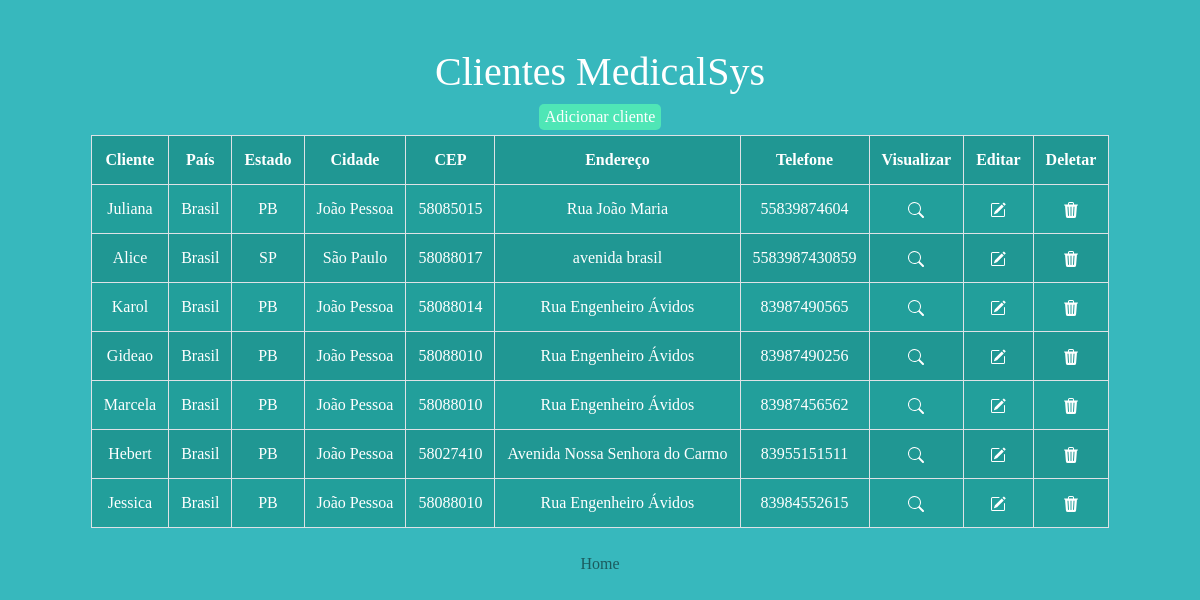
Page /clients_list/ (signed in) on the earlier database version.
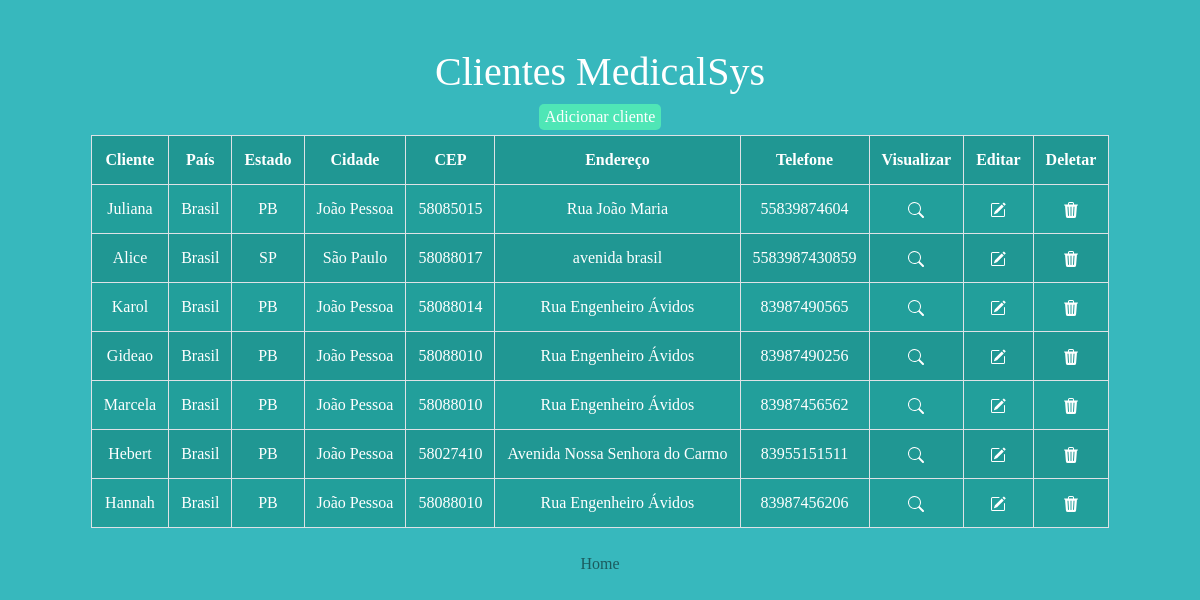
Same page on the later database version.
### base/models.py (models this page shows, shortened)
class Patient(models.Model):
  name = models.CharField(max_length=200)
  phone = models.CharField(max_length=11)
  cep = models.CharField(max_length=8)
  address = models.CharField(max_length=200)
  number = models.CharField(max_length=4)
  city = models.CharField(max_length=50)
  state = models.CharField(max_length=2)
  country = models.CharField(max_length=50)
  created_at = models.DateTimeField(auto_now_add=True)
  edited = models.DateTimeField(auto_now=True)

### base/views.py (the view)
# urls.py: path('clients_list/', PatientsList.as_view(), name='PatientsList'),
class PatientsList(LoginRequiredMixin, ListView):
  template_name = 'clinicMedicalSys/clients_list.html'
  model = Patient
  context_object_name = 'clients'

### base/templates/clinicMedicalSys/clients_list.html (shortened to what this page needs)
{% extends 'clinicMedicalSys/base.html' %}
{% load static %}
{% block content %}
<h1>Clientes MedicalSys</h1>
<a href="{% url 'client-create' %}"><button class="add-cliente">Adicionar cliente</button></a>
<div class="table-responsive">
  <table id="bootstrapdatatable" class="table table-striped table-bordered">
    <tr>
      <th>Cliente</th>
      <th>País</th>
      <th>Estado</th>
      <th>Cidade</th>
      <th>CEP</th>
      <th>Endereço</th>
      <th>Telefone</th>
      <th>Visualizar</th>
      <th>Editar</th>
      <th>Deletar</th>
    </tr>
    {% for client in clients %}
    <tr>
      <td>{{client.name}}</td>
      <td>{{client.country}}</td>
      <td>{{client.state}}</td>
      <td>{{client.city}}</td>
      <td>{{client.cep}}</td>
      <td>{{client.address}}</td>
      <td>{{client.phone}}</td>
      <td><a href="{% url 'client' client.id %}"></a></td>
      <td><a href="{% url 'client-update' client.id %}"></a></td>
      <td><a href="{% url 'client-delete' client.id %}"></a></td>
    </tr>
    {% empty %}
    <h3>No clients in list</h3>
    {% endfor %}
  </table>
  <a class="nav-link active" aria-current="page" href="{% url 'initial_page' %}">Home</a>
  {% endblock %}

Differences in the rows shown:
removed Patient: name "Jessica", country "Brasil", state "PB", city "João Pessoa", cep "58088010", address "Rua Engenheiro Ávidos", phone "83984552615"
added Patient: name "Hannah", country "Brasil", state "PB", city "João Pessoa", cep "58088010", address "Rua Engenheiro Ávidos", phone "83987456206"
